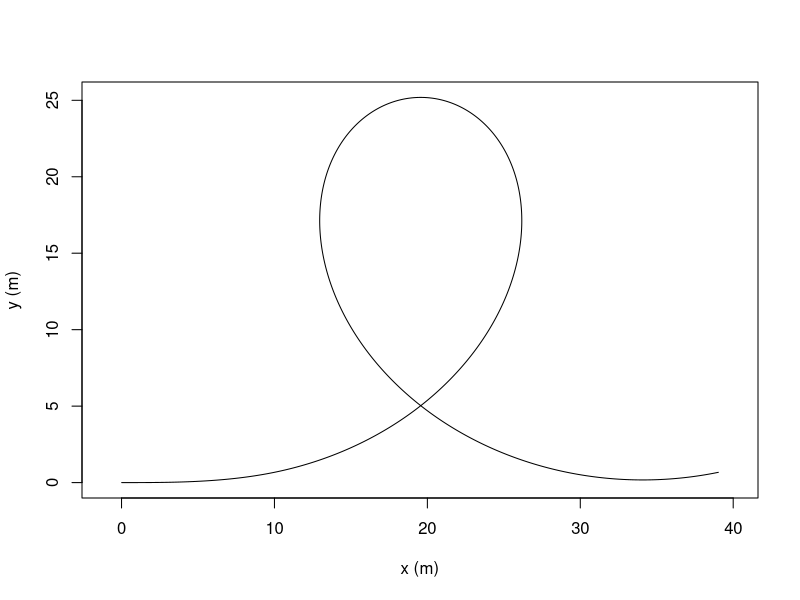
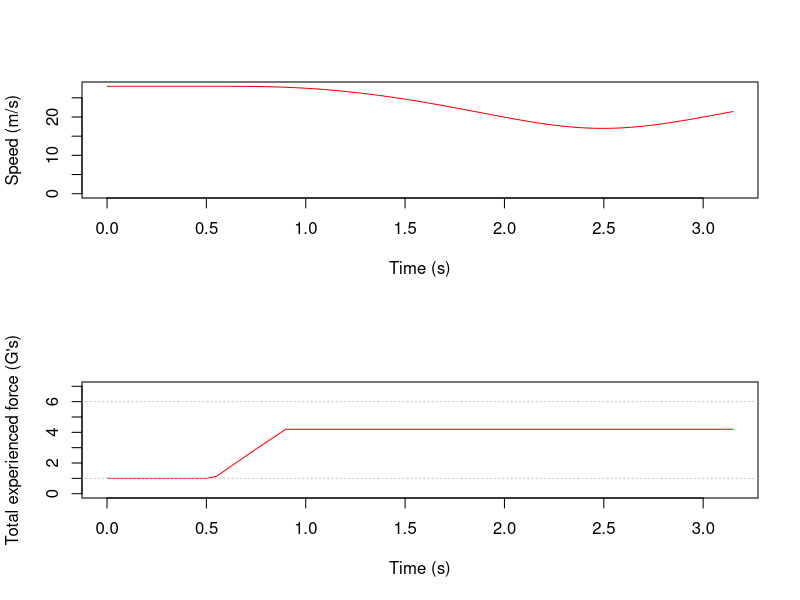
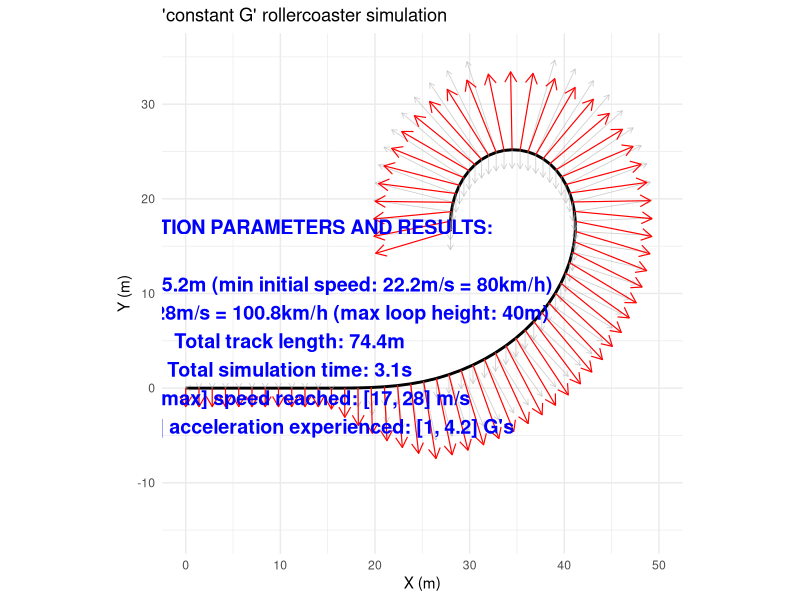
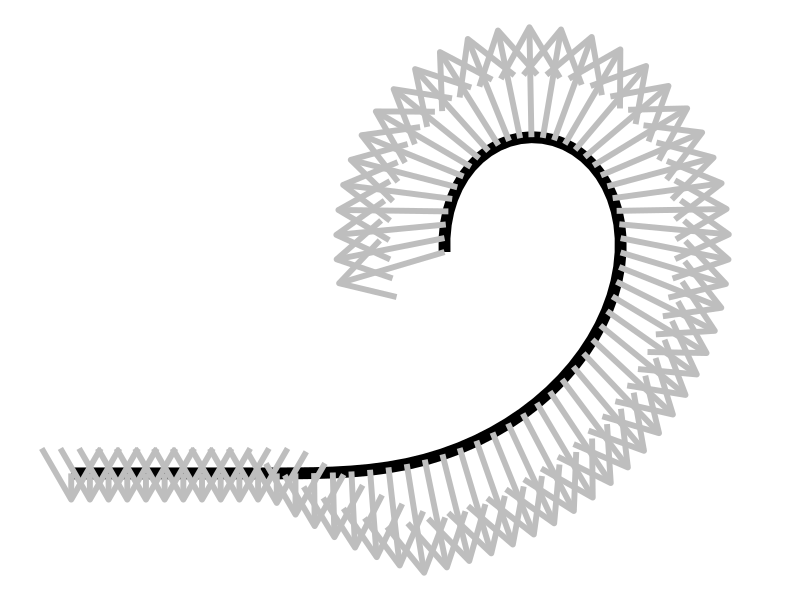

The R source for these figures, in order:
# Designing a Constant G rollercoaster loop
# www.overfitting.net
# https://www.overfitting.net/2025/08/simulando-loops-de-una-montana-rusa-con_69.html


# library(pracma)  # fresnelC() and fresnelS() for clothoid
# library(splines)
library(ggplot2)
library(Cairo)


# Design a constant-G loop with a clothoid entry (centrifugal OUTWARD convention)
design_constantG_loop <- function(v0, Gt, g = 9.80665,
                                  Lc = 5,        # clothoid length (m)
                                  ds_cl = 0.01,  # clothoid arc step (m)
                                  dphi = 0.002,  # loop integration step in radians
                                  y0 = 0.0) {
    stopifnot(Gt > 1, v0 > 0, g > 0, Lc >= 0, ds_cl > 0, dphi > 0)
    
    # Storage
    xs <- numeric(); ys <- numeric(); phis <- numeric(); ss <- numeric(); phases <- character(); Ginst <- numeric()
    
    # Helpers ---------------------------------------------------------------
    a_req <- function(phi) {
        # required inward acceleration to keep |g + a_out| = Gt*g
        root <- Gt^2 - sin(phi)^2
        if (root < 0) root <- 0 # numeric guard
        g * (-cos(phi) + sqrt(root))
    }
    totalG_from <- function(phi, v2, kappa) {
        # magnitude of g + a_out (outward) in units of g
        a_in <- v2 * kappa
        # cos(theta) between down and inward is -cos(phi)
        # |g e_down - a_in e_in| = sqrt(g^2 + a_in^2 - 2 g a_in cos(theta))
        # with cos(theta) = -cos(phi)
        num <- sqrt(g^2 + a_in^2 - 2*g*a_in*(-cos(phi)))
        num / g
    }
    
    # Phase 0: initial conditions ------------------------------------------
    x <- 0; y <- y0; phi <- 0; s <- 0
    v2 <- v0^2
    
    # Phase 1: clothoid entry (linear curvature from 0 to bottom curvature)
    # Bottom curvature that achieves target G at phi ~ 0:
    a_bottom <- g * (Gt - 1)                  # inward accel needed at the bottom
    kappa_target_bottom <- a_bottom / max(v2, 1e-9)
    
    if (Lc > 0) {
        alpha <- kappa_target_bottom / Lc       # kappa(s) = alpha * s
        s_loc <- 0
        while (s_loc < Lc) {
            kappa <- alpha * s_loc
            dphi_cl <- kappa * ds_cl
            phi <- phi + dphi_cl
            # advance position
            x <- x + cos(phi) * ds_cl
            y <- y + sin(phi) * ds_cl
            s <- s + ds_cl; s_loc <- s_loc + ds_cl
            # update speed via energy
            v2 <- v0^2 - 2*g*(y - y0)
            if (v2 <= 0) stop("Insufficient v0: train stalls during clothoid.")
            # log
            xs <- c(xs, x); ys <- c(ys, y); phis <- c(phis, phi); ss <- c(ss, s); phases <- c(phases, "clothoid")
            Ginst <- c(Ginst, totalG_from(phi, v2, kappa))
        }
    }
    
    # Phase 2: constant-G loop (integrate in φ with RK4)
    # ODEs: dy/dφ = sinφ * v^2 / a_req(φ) ; dx/dφ = cosφ * v^2 / a_req(φ)
    fy <- function(phi, y) {
        v2loc <- v0^2 - 2*g*(y - y0)
        if (v2loc <= 0) stop("Insufficient v0: train stalls in loop.")
        v2loc * sin(phi) / max(a_req(phi), 1e-9)
    }
    fx <- function(phi, y) {
        v2loc <- v0^2 - 2*g*(y - y0)
        if (v2loc <= 0) stop("Insufficient v0: train stalls in loop.")
        v2loc * cos(phi) / max(a_req(phi), 1e-9)
    }
    
    phi0 <- phi
    phi_end <- phi0 + 2*pi
    n_steps <- ceiling((phi_end - phi0) / dphi)
    for (i in 1:n_steps) {
        # RK4 for y(φ)
        k1y <- fy(phi, y)
        k1x <- fx(phi, y)
        
        k2y <- fy(phi + dphi/2, y + k1y*dphi/2)
        k2x <- fx(phi + dphi/2, y + k1y*dphi/2)
        
        k3y <- fy(phi + dphi/2, y + k2y*dphi/2)
        k3x <- fx(phi + dphi/2, y + k2y*dphi/2)
        
        k4y <- fy(phi + dphi, y + k3y*dphi)
        k4x <- fx(phi + dphi, y + k3y*dphi)
        
        y <- y + (dphi/6)*(k1y + 2*k2y + 2*k3y + k4y)
        x <- x + (dphi/6)*(k1x + 2*k2x + 2*k3x + k4x)
        phi <- phi + dphi
        
        # arc-length increment ds = dφ / κ = v^2/a_req * dφ
        v2 <- v0^2 - 2*g*(y - y0)
        a_in <- a_req(phi - dphi/2)  # mid-step approx
        ds_inc <- (v2 / max(a_in, 1e-9)) * dphi
        s <- s + ds_inc
        
        # log
        kappa_here <- a_in / max(v2, 1e-9)
        xs <- c(xs, x); ys <- c(ys, y); phis <- c(phis, phi); ss <- c(ss, s); phases <- c(phases, "loop")
        Ginst <- c(Ginst, totalG_from(phi, v2, kappa_here))
    }
    
    out <- data.frame(
        x = xs, y = ys, phi = phis, s = ss, phase = phases, G_total = Ginst
    )
    attr(out, "params") <- list(v0=v0, Gt=Gt, g=g, Lc=Lc, ds_cl=ds_cl, dphi=dphi)
    out
}


################################################

# 1. SIMULATION PARAMETERS

# Example: 20m/s entry speed, target 4.5G total, 5m clothoid

# Parameters needed by our simulator from rollercoaster topology:
g=9.80665
v0=28
t_max=999
dt=0.05      # time step (s)

# Parameters for current new design:
Gt=4.2  # number of constant G forces (Gt times g)
Lc=10

track <- design_constantG_loop(v0 = v0, Gt = Gt, g = g, Lc = Lc)

# Quick check of G constancy in the loop:
with(track[track$phase=="loop",], range(G_total))
# Should be ~ c(4.2, 4.2) apart from tiny numerical noise

# Plot
plot(track$x, track$y, type="l", asp=1, xlab="x (m)", ylab="y (m)")


################################################

# 2. DEFINE CONSTANT G ROLLERCOASTER

x_points=c(-15, 0, track$x[1:round(length(track$x)*4/5)])+15
y_points=c(0, 0, track$y[1:round(length(track$y)*4/5)])
H=max(y_points)


# Check loop height vs initial speed compatibility

Hmax=v0^2/(2*g)
v0min=(2*g*H)^0.5
if (H>Hmax) stop("Loop height / initial speed incompatibility")


################################################

# 3. SIMULATION LOOP: CALCULATE ROLLERCOASTER POSITION, SPEED AND G FORCES


# Parameterize path by cumulative distance 's'
dx <- diff(x_points)
dy <- diff(y_points)
ds <- sqrt(dx^2 + dy^2)
s_points <- c(0, cumsum(ds))

# Total track length (m)
s_total <- max(s_points)

# Create spline interpolation functions for x(s) and y(s)
x_spline <- splinefun(s_points, x_points, method = "natural")
y_spline <- splinefun(s_points, y_points, method = "natural")

# Derivative functions (1st and 2nd derivatives)
x_prime  <- function(s) x_spline(s, deriv = 1)
x_dprime <- function(s) x_spline(s, deriv = 2)
y_prime  <- function(s) y_spline(s, deriv = 1)
y_dprime <- function(s) y_spline(s, deriv = 2)

# Curvature function kappa(s) = |x'y'' - y'x''| / (x'^2 + y'^2)^(3/2)
curvature <- function(s) {
    num <- x_prime(s) * y_dprime(s) - y_prime(s) * x_dprime(s)
    den <- (x_prime(s)^2 + y_prime(s)^2)^(3/2)
    abs(num) / den
}

# Energy conservation: total_energy = kinetic + potential at start
y0 <- y_points[1]
total_energy <- 0.5 * v0^2 + g * y0  # mass cancels out

# Initialize vectors to store results
time_vec <- numeric()
s_vec <- numeric()
x_vec <- numeric()
y_vec <- numeric()
v_vec <- numeric()
Fg_vec <- numeric()
Fc_vec <- numeric()

# Simulation loop
s <- 0       # initial path length coordinate
t <- 0

while (t < t_max && s <= s_total) {
    # Position
    x <- x_spline(s)
    y <- y_spline(s)
    
    # Calculate speed from energy conservation:
    # 0.5 v^2 + g*y = total_energy  => v = sqrt(2*(total_energy - g*y))
    v_sq <- 2 * (total_energy - g * y)
    # set velocity to zero if train “stops” climbing
    if (v_sq < 0) {
        v <- 0
        # optionally break to stop simulation here
        print(paste0("Simulation stopped at t=", t, " for losing all speed"))
        break
    } else {
        v <- sqrt(v_sq)
    }
    
    # Calculate radius of curvature r = 1/kappa
    k <- curvature(s)
    if (length(k) == 0 || is.na(k) || k == 0) {
        r <- Inf
    } else {
        r <- 1 / k
    }
    
    # Forces magnitudes (mass cancels)
    Fg <- g          # constant gravity force magnitude
    Fc <- v^2 / r    # centrifugal force magnitude
    
    # Store results
    time_vec <- c(time_vec, t)
    s_vec <- c(s_vec, s)
    x_vec <- c(x_vec, x)
    y_vec <- c(y_vec, y)
    v_vec <- c(v_vec, v)
    Fg_vec <- c(Fg_vec, Fg)
    Fc_vec <- c(Fc_vec, Fc)
    
    # Advance s by ds = v * dt (distance along path)
    s <- s + v * dt
    
    # Advance time
    t <- t + dt
}

# Combine results into a data frame
results <- data.frame(time = time_vec,
                      s = s_vec,
                      x = x_vec,
                      y = y_vec,
                      v = v_vec,
                      Fg = Fg_vec,
                      Fc = Fc_vec)


################################################

# 4. CALCULATE VECTOR COMPONENTS OF Fg, Fc -> Fsum

# Calculate unit tangent vector (dx/ds, dy/ds)
tangent_x <- x_prime(results$s)
tangent_y <- y_prime(results$s)
tangent_length <- sqrt(tangent_x^2 + tangent_y^2)
tangent_x <- tangent_x / tangent_length
tangent_y <- tangent_y / tangent_length

# Calculate unit normal vector by rotating tangent 90 degrees CCW:
normal_x <-  tangent_y
normal_y <- -tangent_x

# Force vectors components

# Gravity force (Fg)
Fg_x <- rep(0, length(results$x))
Fg_y <- -results$Fg

# Centrifugal force (Fc)
Fc_x <- normal_x * results$Fc
Fc_y <- normal_y * results$Fc

# Total G force (Fsum)
Fsum_x <- Fg_x + Fc_x
Fsum_y <- Fg_y + Fc_y
results$Fsum <- sqrt(Fsum_x^2 + Fsum_y^2)  # total G force experienced


################################################

# 5. DISPLAY AND PLOT RESULTS

# Show simulation parameters and results
text=paste0("SIMULATION PARAMETERS AND RESULTS:\n\n",
            "Loop height: ", round(H,1), "m (min initial speed: ", round(v0min, 1), "m/s = ", round(v0min/1000*3600,1),"km/h)\n",
            "Initial speed: ", round(v0, 1), "m/s = ", round(v0/1000*3600,1),"km/h (max loop height: ", round(Hmax, 1), "m)\n",
            "Total track length: ", round(s_total, 1), "m\n",
            "Total simulation time: ", round(max(results$time), 1), "s\n",
            "[min, max] speed reached: [", round(min(results$v), 1), ", ",
            round(max(results$v), 1), "] m/s\n",
            "[min, max] acceleration experienced: [", round(min(results$Fsum)/g, 1), ", ",
            round(max(results$Fsum)/g, 1), "] G's\n")
cat(text)


# Plot speed and G force vs time
CairoPNG(paste0("ConstantG_", round(H), "m_", round(v0), "ms_Plots.png"),
         width=512, height=800)
    par(mfrow = c(2, 1))
    
    # Plot speed
    plot(results$time, results$v, ylim=c(0,max(results$v)), type='l', col='red',
         xlab="Time (s)", ylab="Speed (m/s)")
    
    # Plot G force
    plot(results$time, results$Fsum/g, ylim=c(0,7), type='l', col='red',
         xlab="Time (s)", ylab="Total experienced force (G's)")
    abline(h=c(1,6), col="gray", lty="dotted")
    
    par(mfrow = c(1, 1))
dev.off()


# Plot graph of rollercoaster with all vector G forces

# Scale factor for plotting
scale_factor <- 0.2
Fg_x_plot <- Fg_x * scale_factor
Fg_y_plot <- Fg_y * scale_factor
Fc_x_plot <- Fc_x * scale_factor
Fc_y_plot <- Fc_y * scale_factor
Fsum_x_plot <- Fsum_x * scale_factor
Fsum_y_plot <- Fsum_y * scale_factor

# Data frames for arrows
arrows_Fg <- data.frame(
    x = results$x, y = results$y,
    xend = results$x + Fg_x_plot, yend = results$y + Fg_y_plot,
    Force = "Gravity"
)

arrows_Fc <- data.frame(
    x = results$x, y = results$y,
    xend = results$x + Fc_x_plot, yend = results$y + Fc_y_plot,
    Force = "Centrifugal"
)

arrows_Fsum <- data.frame(
    x = results$x, y = results$y,
    xend = results$x + Fsum_x_plot, yend = results$y + Fsum_y_plot,
    Force = "Total"
)

# Combine Fg and Fc into one for dim gray arrows
arrows_individual <- rbind(arrows_Fg, arrows_Fc)

x_mid=11  # <- mean(range(results$x))*1.2
y_mid=5  # <- mean(range(results$y))
CairoPNG(paste0("ConstantG_", round(H), "m_", round(v0), "ms_Graph.png"),
         width=1080, height=1080)
    ggplot() +
        geom_path(data = results, aes(x = x, y = y), color = "black", linewidth = 1) +
        geom_segment(data = arrows_individual,
                     aes(x = x, y = y, xend = xend, yend = yend),
                     arrow = arrow(length = unit(0.15, "cm")),
                     color = alpha("gray70", 0.6),
                     size = 0.3) +
        geom_segment(data = arrows_Fsum,
                     aes(x = x, y = y, xend = xend, yend = yend),
                     arrow = arrow(length = unit(0.3, "cm")),
                     color = "red",
                     size = 0.4) +
        annotate("text", x = x_mid, y = y_mid, label = text, color = "blue", size = 5, fontface = "bold") +
        coord_equal() +
        labs(title = "'constant G' rollercoaster simulation",
             x = "X (m)", y = "Y (m)") +
        theme_minimal() +
        xlim(0, 50) + ylim(-15, 35)
dev.off()




# Creative blueprint plotting
CairoPNG("beautiful_rollercoaster.png", width=1080*3, height=1080*3)
    ggplot() +
    geom_path(
        data = results,
        aes(x = x, y = y),
        color = "black",
        linewidth = 4
    ) +
    geom_segment(
        data = arrows_Fsum,
        aes(x = x, y = y, xend = xend, yend = yend),
        arrow = arrow(length = unit(1.5, "cm")),
        color = "gray",
        linewidth = 2
    ) +
    coord_equal() +
    theme_void()  # removes axes, gridlines, and background
dev.off()
